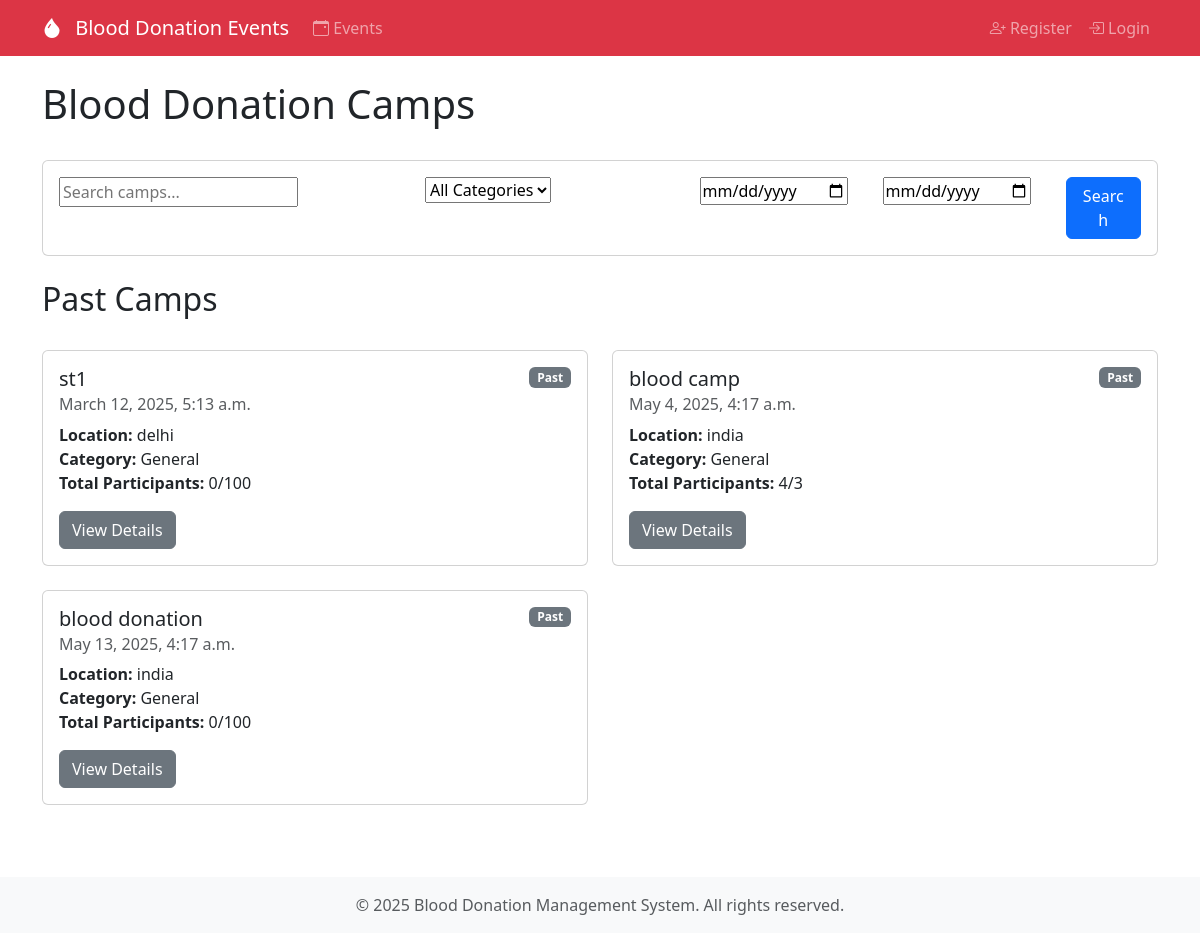
The app's page /camps/ with its own data.
### camps/models.py (models this page shows, shortened)
class Camp(models.Model):
    CATEGORY_CHOICES = [
        ('general', 'General'),
        ('emergency', 'Emergency'),
        ('special', 'Special Drive'),
    ]
    title = models.CharField(max_length=200)
    date = models.DateTimeField()
    location = models.CharField(max_length=200)
    description = models.TextField()
    capacity = models.PositiveIntegerField(default=100)
    category = models.CharField(max_length=20, choices=CATEGORY_CHOICES, default='general')
    contact_email = models.EmailField(null=True, blank=True)
    contact_phone = models.CharField(max_length=15, null=True, blank=True)
    created_at = models.DateTimeField(auto_now_add=True)
    updated_at = models.DateTimeField(auto_now=True)
    @property
    def is_past(self):
        return self.date < timezone.now()
    @property
    def status(self):
        if self.is_past:
            return 'past'
        elif self.is_full:
            return 'full'
        elif self.available_slots < 10:
            return 'almost-full'
        return 'open'
    @property
    def status_class(self):
        status_classes = {
            'past': 'secondary',
            'full': 'danger',
            'almost-full': 'warning',
            'open': 'success'
        }
        return status_classes.get(self.status, 'secondary')

### camps/views.py (the view)
# urls.py: path('', RedirectView.as_view(pattern_name='camps:camp_list'), name='home'),
def camp_list(request):
    form = CampSearchForm(request.GET)
    camps = Camp.objects.all().order_by('date')  # Show all camps, not just future ones
    if form.is_valid():
        search = form.cleaned_data.get('search')
        category = form.cleaned_data.get('category')
        date_from = form.cleaned_data.get('date_from')
        date_to = form.cleaned_data.get('date_to')
        if search:
            camps = camps.filter(
                Q(title__icontains=search) |
                Q(location__icontains=search) |
                Q(description__icontains=search)
            )
        if category:
            camps = camps.filter(category=category)
        if date_from:
            camps = camps.filter(date__date__gte=date_from)
        if date_to:
            camps = camps.filter(date__date__lte=date_to)
    upcoming_camps = camps.filter(date__gte=timezone.now())
    past_camps = camps.filter(date__lt=timezone.now())
    context = {
        'upcoming_camps': upcoming_camps,
        'past_camps': past_camps,
        'form': form,
        'categories': Camp.CATEGORY_CHOICES,
    }
    return render(request, 'camps/camp_list.html', context)

### camps/forms.py
class CampSearchForm(forms.Form):
    search = forms.CharField(required=False, widget=forms.TextInput(attrs={'placeholder': 'Search camps...'}))
    category = forms.ChoiceField(required=False, choices=[
        ('', 'All Categories'),
        ('general', 'General'),
        ('emergency', 'Emergency'),
        ('special', 'Special Drive'),
    ])
    date_from = forms.DateField(required=False, widget=forms.DateInput(attrs={'type': 'date'}))
    date_to = forms.DateField(required=False, widget=forms.DateInput(attrs={'type': 'date'}))

### camps/templates/camps/camp_list.html (shortened to what this page needs)
{% extends 'camps/base.html' %}
{% block content %}
<div class="row mb-4">
    <div class="col-md-12">
        <h1>Blood Donation Camps</h1>
    </div>
</div>
<div class="row mb-4">
    <div class="col-md-12">
        <div class="card">
            <div class="card-body">
                <form method="get" class="row g-3">
                    <div class="col-md-4">
                        {{ form.search }}
                    </div>
                    <div class="col-md-3">
                        {{ form.category }}
                    </div>
                    <div class="col-md-2">
                        {{ form.date_from }}
                    </div>
                    <div class="col-md-2">
                        {{ form.date_to }}
                    </div>
                    <div class="col-md-1">
                        <button type="submit" class="btn btn-primary w-100">Search</button>
                    </div>
                </form>
            </div>
        </div>
    </div>
</div>
{% if past_camps %}
<div class="row mb-4 mt-4">
    <div class="col-md-12">
        <h2>Past Camps</h2>
    </div>
</div>
<div class="row">
    {% for camp in past_camps %}
    <div class="col-md-6 mb-4">
        <div class="card h-100">
            <div class="card-body">
                <div class="d-flex justify-content-between align-items-start">
                    <h5 class="card-title">{{ camp.title }}</h5>
                    <span class="badge bg-{{ camp.status_class }}">{{ camp.status|title }}</span>
                </div>
                <h6 class="card-subtitle mb-2 text-muted">{{ camp.date|date:"F j, Y, g:i a" }}</h6>
                <p class="card-text">
                    <strong>Location:</strong> {{ camp.location }}<br>
                    <strong>Category:</strong> {{ camp.get_category_display }}<br>
                    <strong>Total Participants:</strong> {{ camp.registrations.count }}/{{ camp.capacity }}
                </p>
                <a href="{% url 'camps:camp_detail' camp.pk %}" class="btn btn-secondary">View Details</a>
            </div>
        </div>
    </div>
    {% endfor %}
</div>
{% endif %}
{% endblock %}

### camps/templates/camps/base.html (shortened to what this page needs)
<!DOCTYPE html>
<html lang="en">
<head>
    <link href="https://cdn.jsdelivr.net/npm/bootstrap@5.3.0/dist/css/bootstrap.min.css" rel="stylesheet">
    <link rel="stylesheet" href="https://cdn.jsdelivr.net/npm/bootstrap-icons@1.7.2/font/bootstrap-icons.css">
</head>
<body>
    <nav class="navbar navbar-expand-lg navbar-dark bg-danger">
        <div class="container">
            <a class="navbar-brand" href="{% url 'camps:camp_list' %}">
                <i class="bi bi-droplet-fill"></i>
                Blood Donation Events
            </a>
            <div class="collapse navbar-collapse" id="navbarNav">
                <ul class="navbar-nav me-auto">
                    <li class="nav-item">
                        <a class="nav-link" href="{% url 'camps:camp_list' %}">
                            <i class="bi bi-calendar-event"></i> Events
                        </a>
                    </li>
                </ul>
                <ul class="navbar-nav">
                    {% if user.is_authenticated %}
                        <li class="nav-item dropdown">
                            <a class="nav-link dropdown-toggle" href="#" id="userDropdown" role="button" data-bs-toggle="dropdown">
                                <i class="bi bi-person-circle"></i>
                                {{ user.get_full_name|default:user.username }}
                            </a>
                            <ul class="dropdown-menu dropdown-menu-end">
                                <li>
                                    <a class="dropdown-item" href="{% url 'camps:dashboard' %}">
                                        <i class="bi bi-speedometer2"></i> Dashboard
                                    </a>
                                </li>
                                {% if user.is_staff %}
                                <li>
                                    <a class="dropdown-item" href="{% url 'admin:index' %}">
                                        <i class="bi bi-gear"></i> Admin Panel
                                    </a>
                                </li>
                                {% endif %}
                                <li><hr class="dropdown-divider"></li>
                                <li>
                                    <form method="post" action="{% url 'camps:logout' %}" class="d-inline">
                                        {% csrf_token %}
                                        <button type="submit" class="dropdown-item">
                                            <i class="bi bi-box-arrow-right"></i> Logout
                                        </button>
                                    </form>
                                </li>
                            </ul>
                        </li>
                    {% else %}
                        <li class="nav-item">
                            <a class="nav-link" href="{% url 'camps:register_user' %}">
                                <i class="bi bi-person-plus"></i> Register
                            </a>
                        </li>
                        <li class="nav-item">
                            <a class="nav-link" href="{% url 'camps:login' %}">
                                <i class="bi bi-box-arrow-in-right"></i> Login
                            </a>
                        </li>
                    {% endif %}
                </ul>
            </div>
        </div>
    </nav>
    <div class="container mt-4">
        {% block content %}
        {% endblock %}
    </div>
    <footer class="footer mt-5 py-3 bg-light">
        <div class="container text-center">
            <span class="text-muted">© {% now "Y" %} Blood Donation Management System. All rights reserved.</span>
        </div>
    </footer>
</body>
</html>

### camps/templates/camps/base.html (style rules this page uses)
.navbar-brand i { margin-right: 8px; }

### records on screen
Camp: title "st1", status "Past", date "March 12, 2025, 5:13 a.m.", location "delhi", category "General", registrations.count "0", capacity "100"
Camp: title "blood camp", status "Past", date "May 4, 2025, 4:17 a.m.", location "india", category "General", registrations.count "4", capacity "3"
Camp: title "blood donation", status "Past", date "May 13, 2025, 4:17 a.m.", location "india", category "General", registrations.count "0", capacity "100"
